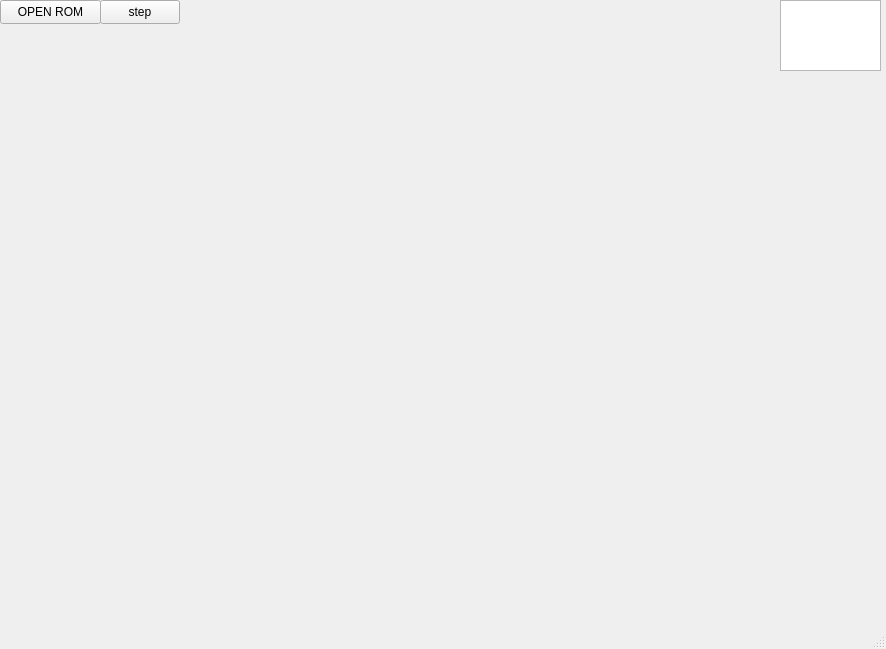
<?xml version="1.0" encoding="UTF-8"?>
<ui version="4.0">
 <class>MarioEmulatorUIClass</class>
 <widget class="QMainWindow" name="MarioEmulatorUIClass">
  <property name="geometry">
   <rect>
    <x>0</x>
    <y>0</y>
    <width>886</width>
    <height>649</height>
   </rect>
  </property>
  <property name="windowTitle">
   <string>MarioEmulatorUI</string>
  </property>
  <widget class="QWidget" name="centralWidget">
   <widget class="QPushButton" name="btnOpenROM">
    <property name="geometry">
     <rect>
      <x>0</x>
      <y>0</y>
      <width>101</width>
      <height>24</height>
     </rect>
    </property>
    <property name="text">
     <string>OPEN ROM</string>
    </property>
   </widget>
   <widget class="QPlainTextEdit" name="txtConsole">
    <property name="geometry">
     <rect>
      <x>780</x>
      <y>0</y>
      <width>101</width>
      <height>71</height>
     </rect>
    </property>
   </widget>
   <widget class="QPushButton" name="btnStep">
    <property name="geometry">
     <rect>
      <x>100</x>
      <y>0</y>
      <width>80</width>
      <height>24</height>
     </rect>
    </property>
    <property name="text">
     <string>step</string>
    </property>
   </widget>
   <widget class="QLabel" name="gameScreen">
    <property name="geometry">
     <rect>
      <x>0</x>
      <y>30</y>
      <width>721</width>
      <height>571</height>
     </rect>
    </property>
    <property name="text">
     <string/>
    </property>
   </widget>
  </widget>
  <widget class="QMenuBar" name="menuBar">
   <property name="geometry">
    <rect>
     <x>0</x>
     <y>0</y>
     <width>886</width>
     <height>21</height>
    </rect>
   </property>
  </widget>
  <widget class="QStatusBar" name="statusBar"/>
 </widget>
 <layoutdefault spacing="6" margin="11"/>
 <resources>
  <include location="MarioEmulatorUI.qrc"/>
 </resources>
 <connections/>
</ui>
